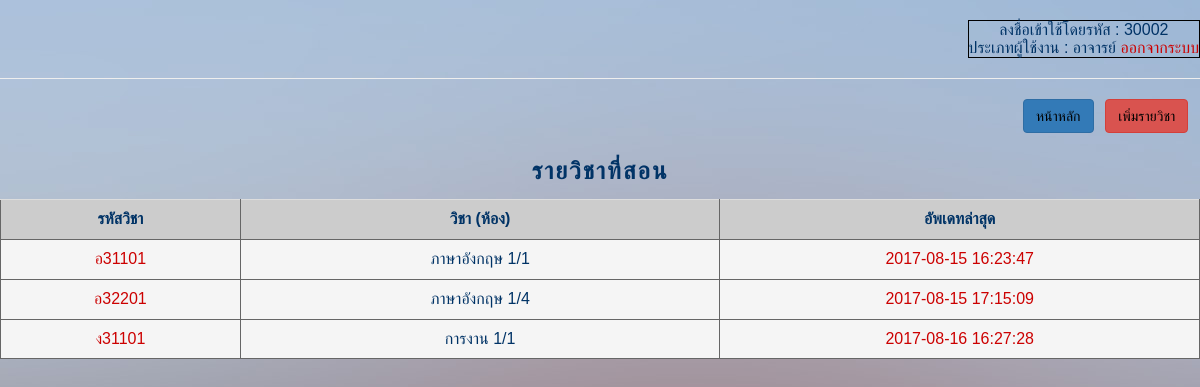
The app's page /html5up-dimension/viewReport.php (signed in), older data.
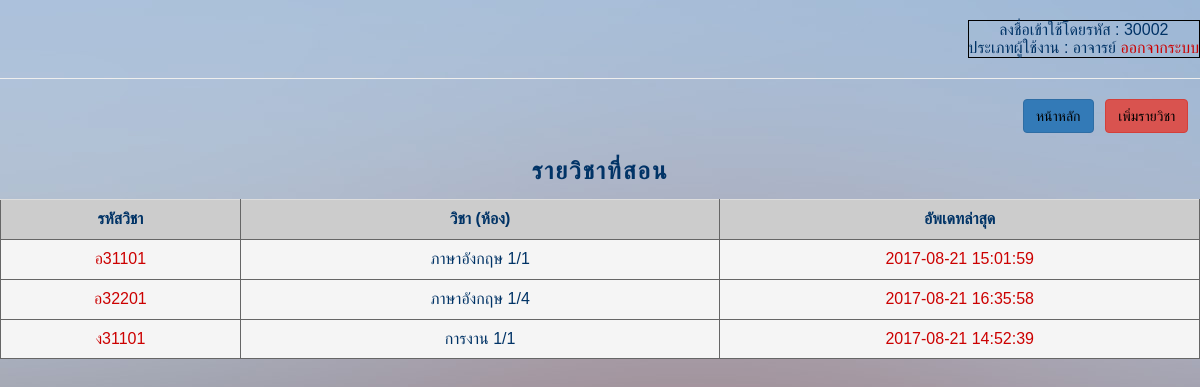
The same page, newer data.
### tables this page shows
CREATE TABLE `subject` (
  `subjectID` varchar(255) NOT NULL,
  `subject` varchar(255) NOT NULL,
  `class` varchar(11) NOT NULL,
  `teacherID` int(11) NOT NULL,
  `update` datetime NOT NULL
);

### html5up-dimension/viewReport.php (the view, shortened to what this page needs)
<?php
if (!$_SESSION["uname"]){
	  Header("Location: Login.php");
}else{?>
<html>
	<head>
		<link rel="stylesheet" href="https://maxcdn.bootstrapcdn.com/bootstrap/3.3.7/css/bootstrap.min.css">
	</head>
<div class="abcd">
	<body background="/images/bg.jpg">
    <div align="right" class="a" ><br>
      <table border="1" bordercolor="#000000" cellpadding="5">
				<tr>
      		<td>
    		  <center><font color='#003366'> ลงชื่อเข้าใช้โดยรหัส :
    			<?php echo($_SESSION['userID']);?><br>
          ประเภทผู้ใช้งาน : <?php echo($_SESSION['typeUser']);?> </font>
    			<a href="logout.php"><font color="#CC0000">ออกจากระบบ</font></a></center>
        </tr></td>
        </table>
				<hr>
    </div>
<div align="right">
	<a href="teacherpage.php"><button type="button" class="btn btn-primary"><font color="#000000">หน้าหลัก</font></button></a>	&nbsp;
	<a href="addsubject.php"><button type="button" class="btn btn-danger"><font color="#000000">เพิ่มรายวิชา</font></button></a> &nbsp;&nbsp;
</div>
<br>
<center><h3><font color='#003366'>รายวิชาที่สอน</font></h3></center>
<div class="table-responsive">
<table class="table" width="800" border="1" align="center" bordercolor="#666666" >
	<tr>
		<td width="100" align="center" bgcolor="#CCCCCC"><strong><font color='#003366'>รหัสวิชา</font></strong></td>
		<td width="200"align="center" bgcolor="#CCCCCC"><strong><font color='#003366'>วิชา (ห้อง)</font></strong></td>
		<td width="200" align="center" bgcolor="#CCCCCC"><strong><font color='#003366'>อัพเดทล่าสุด</font></strong></td>
</tr>
<?php
include ("connectDB.php");
$strSQL = mysqli_query($mysqli,"select * from teacher where userID='".$_SESSION['userID']."'");
$objResult = mysqli_fetch_array($strSQL);
$strSLQ2 = "select * from subject where teacherID='".$objResult['teacherID']."'";
$result = mysqli_query($mysqli, $strSLQ2);
while($row = mysqli_fetch_array($result))
{
echo "<tr class='active'>";
echo "<td align='center'><a href='showAttendance_current.php?subjectID=".$row["subjectID"]."&class=".$row['class']."'><font color='#CC0000'>" . $row["subjectID"] . "</font></a></font></td>";
echo "<td align='center'><font color='#003366'>" . $row["subject"] ."&nbsp" .$row['class']. "</font></td>";
echo "<td align='center'><font color='#CC0000'>" . $row["update"] . "</font></td>";
echo "</tr>";
}
?>
</table>
</div>
	</body>
</html>
<?php }?>

Row changes from the older to the newer data that the page shows:
changed subject "อ31101": update "2017-08-15 16:23:47" → "2017-08-21 15:01:59"
changed subject "อ32201": update "2017-08-15 17:15:09" → "2017-08-21 16:35:58"
changed subject "ง31101": update "2017-08-16 16:27:28" → "2017-08-21 14:52:39"
